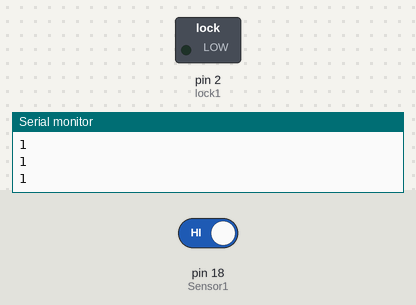
Recording of a sketch running on a simulated Arduino Uno, built with avr-gcc and run on an emulated ATmega328P. On the bench: switched loads named in the sketch (green lamp = pin HIGH), the last lines printed to the serial monitor. The inputs (shaded band) are chosen by the test bench; at power-on: pin 18 (Sensor1) HIGH.

Above: at 1.3 s.
1.4 s: pin 18 (Sensor1) driven LOW
At 2.2 s:
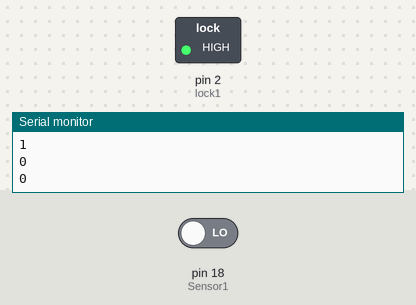
3.0 s: pin 18 (Sensor1) driven HIGH
At 3.4 s:
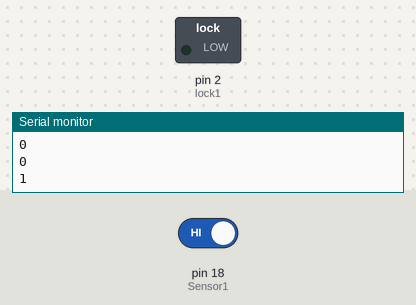
Timing chart, 0 to 6.0 s (numbered marks = the images above; inputs shaded):
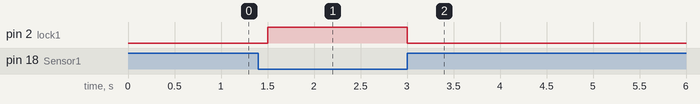

Measured:
- after the input at 1.4 s, pin 2 (lock1): LOW → HIGH after 0.10 s
- after the input at 3.0 s, pin 2 (lock1): HIGH → LOW at once

The sketch:

Sensor_Solenoid.ino
```cpp
#define Sensor1 18
#define lock1 2

void setup(){
	pinMode(Sensor1, INPUT);
	pinMode(lock1, OUTPUT);
	digitalWrite(lock1, LOW);
	Serial.begin(115200);
}

void loop(){
	Serial.println(digitalRead(Sensor1));

	if(!digitalRead(Sensor1)) digitalWrite(lock1, HIGH);
	else digitalWrite(lock1, LOW);

	delay(500);
}
```
